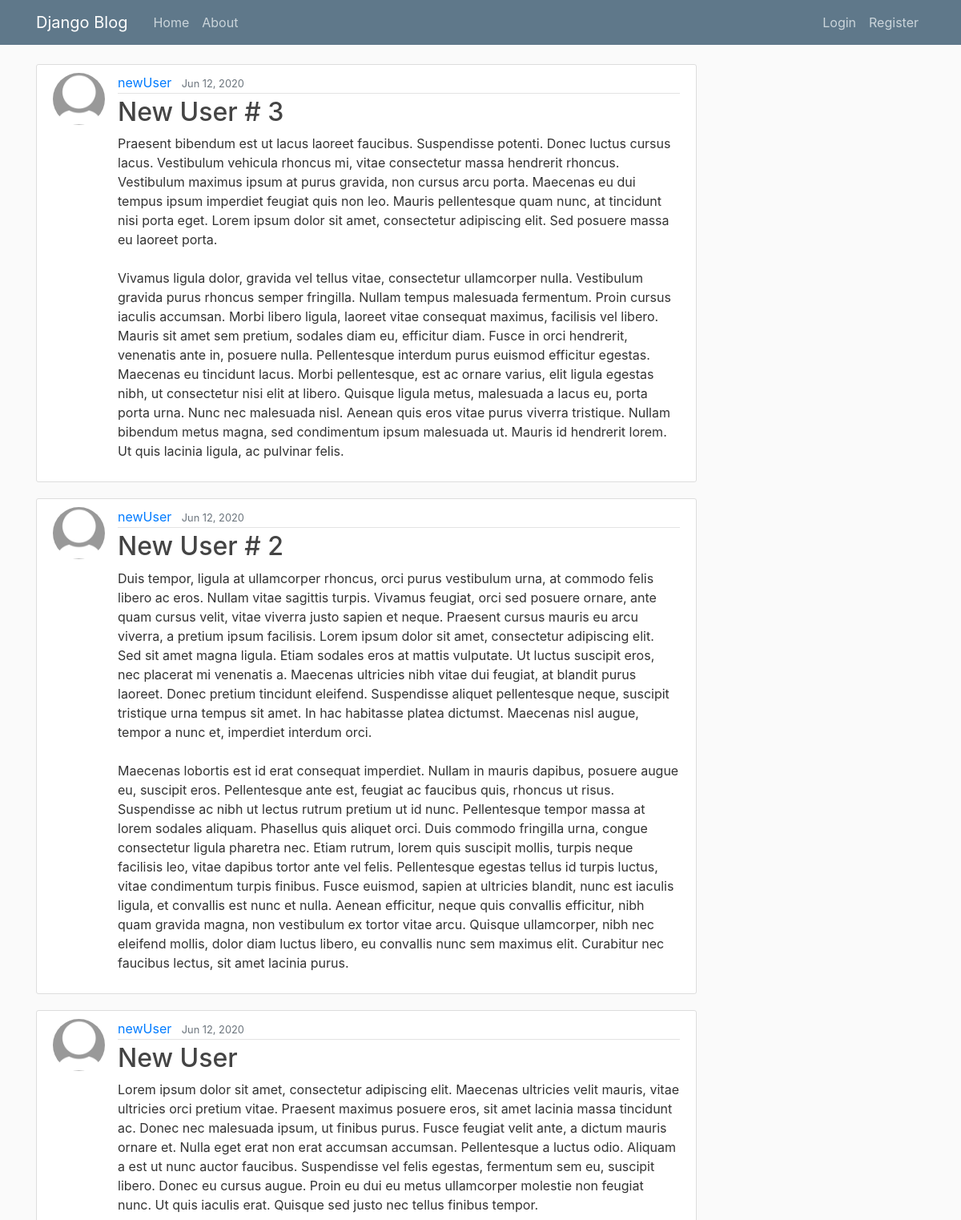
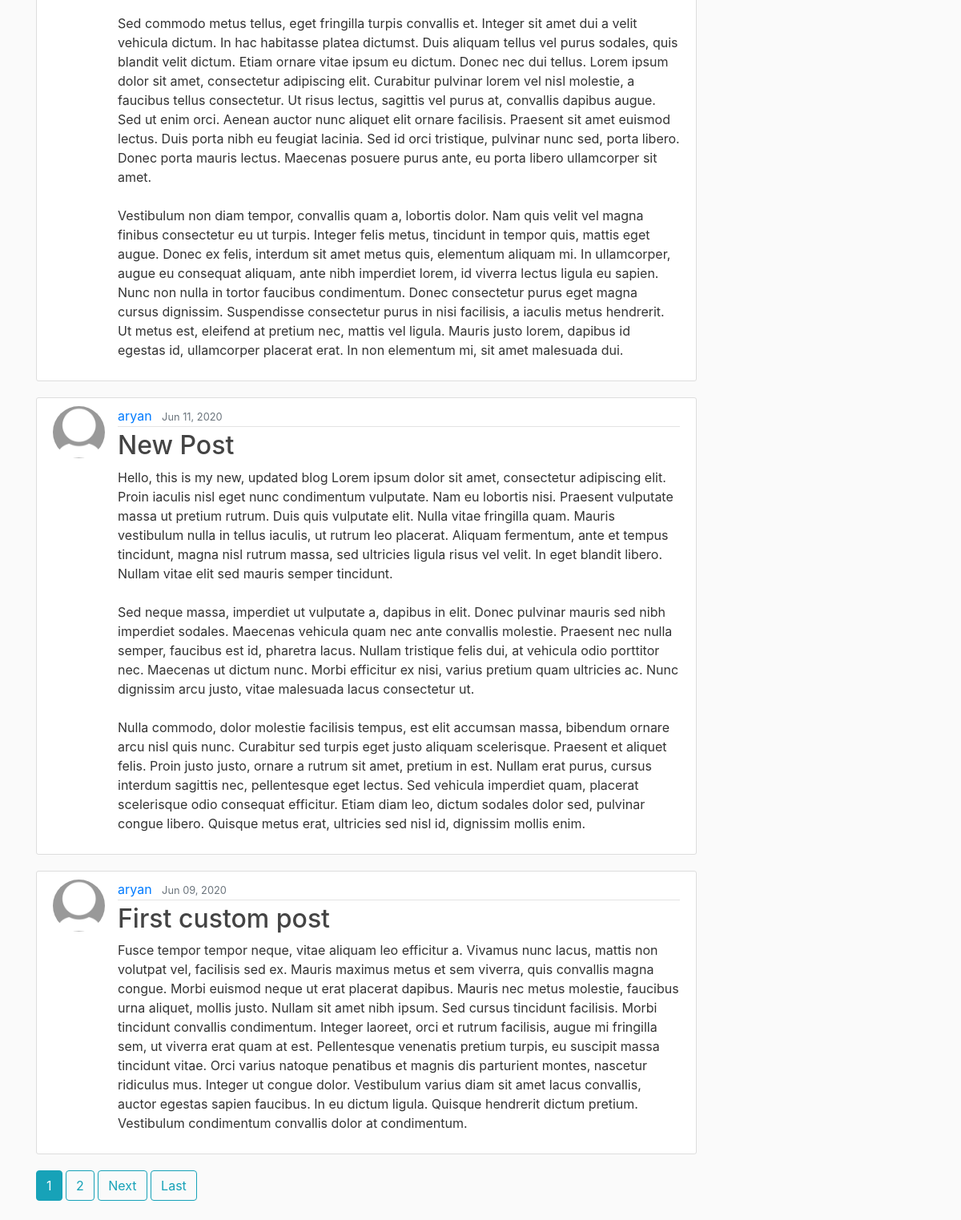
The page / on the database its author committed (2 pictures, top to bottom).
### blog/models.py (models this page shows, shortened)
class Post(models.Model):
    title = models.CharField(max_length=100)
    content = models.TextField()
    date_posted = models.DateTimeField(default=timezone.now)
    author = models.ForeignKey(User, on_delete=models.CASCADE)
    '''def get_absolute_url(self):
                    return reverse('post-detail', kwargs={'pk': self.pk})'''

### users/models.py (models this page shows, shortened)
class Profile(models.Model):
    user = models.OneToOneField(User, on_delete=models.CASCADE)
    image = models.ImageField(default='default.jpg', upload_to='profile_pics')

### blog/views.py (the view)
# urls.py: path('', PostListView.as_view(), name='blog-home'),
class PostListView(ListView):
    model = Post  # what model we want to query for the list
    template_name = 'blog/home.html'  # changing default template to one we alr. made
    context_object_name = 'posts'  # posts is the name we give to the objects queried from model=Post
    ordering = ['-date_posted']
    paginate_by = 5

### blog/templates/blog/home.html (shortened to what this page needs)
{% extends 'blog/base.html' %}
{% block content %}
    {% for post in posts %}
        <article class="media content-section">
          <img class='rounded-circle article-img'src="{{ post.author.profile.image.url }}" >
          <div class="media-body">
            <div class="article-metadata">
              <a class="mr-2" href="{% url 'user-posts' post.author.username %}">{{ post.author }}</a>
              <small class="text-muted">{{ post.date_posted|date:"M d, Y" }}</small>
            </div>
            <h2><a class="article-title" href="{% url 'post-detail' post.id %}">{{ post.title }}</a></h2>
            <p class="article-content">{{ post.content }}</p>
          </div>
        </article>
    {% endfor %}
    {% if is_paginated  %}
      {% for num in page_obj.paginator.page_range %}
        {% if page_obj.number == num %}
          <a class="btn btn-info mb-4" href="?page={{ num }}">{{ num }}</a>
        {% elif num > page_obj.number|add:'-3' and  num < page_obj.number|add:'3'%}
          <a class="btn btn-outline-info mb-4" href="?page={{ num }}">{{ num }}</a>
        {% endif %}
      {% endfor %}
      {% if page_obj.has_next %}
        <a class="btn btn-outline-info mb-4" href="?page={{ page_obj.next_page_number}}">Next</a>
        <a class="btn btn-outline-info mb-4" href="?page={{ page_obj.paginator.num_pages }}">Last</a>
      {% endif %}
    {% endif %}
{% endblock content%}

### blog/static/blog/main.css (style rules this page uses)
body { background: #fafafa; color: #333333; margin-top: 5rem; }
h1, h2, h3, h4, h5, h6 { color: #444444; }
.content-section { background: #ffffff; padding: 10px 20px; border: 1px solid #dddddd; border-radius: 3px; margin-bottom: 20px; }
.article-title { color: #444444; }
.article-content { white-space: pre-line; }
.article-img { height: 65px; width: 65px; margin-right: 16px; }
.article-metadata { padding-bottom: 1px; margin-bottom: 4px; border-bottom: 1px solid #e3e3e3 }

### rows shown on the page
Post: author.profile.image (placeholder picture), author "newUser", date_posted "Jun 12, 2020", title "New User # 3", content "Praesent bibendum est ut lacus laoreet faucibus. Suspendisse potenti. Donec luctus cursus lacus. Vestibulum vehicula rhoncus mi, vitae consectetur massa hendrerit rhoncus. Vestibulum maximus ipsum at purus gravida, non cursus arcu porta. Maecenas eu dui tempus ipsum imperdiet feugiat quis non leo. Mauris pellentesque quam nunc, at tincidunt nisi porta eget. Lorem ipsum dolor sit amet, consectetur adipiscing elit. Sed posuere massa eu laoreet porta. Vivamus ligula dolor, gravida vel tellus vitae, consectetur ullamcorper nulla. Vestibulum gravida purus rhoncus semper fringilla. Nullam tempus malesuada fermentum. Proin cursus iaculis accumsan. Morbi libero ligula, laoreet vitae consequat…"
Post: author.profile.image (placeholder picture), author "newUser", date_posted "Jun 12, 2020", title "New User # 2", content "Duis tempor, ligula at ullamcorper rhoncus, orci purus vestibulum urna, at commodo felis libero ac eros. Nullam vitae sagittis turpis. Vivamus feugiat, orci sed posuere ornare, ante quam cursus velit, vitae viverra justo sapien et neque. Praesent cursus mauris eu arcu viverra, a pretium ipsum facilisis. Lorem ipsum dolor sit amet, consectetur adipiscing elit. Sed sit amet magna ligula. Etiam sodales eros at mattis vulputate. Ut luctus suscipit eros, nec placerat mi venenatis a. Maecenas ultricies nibh vitae dui feugiat, at blandit purus laoreet. Donec pretium tincidunt eleifend. Suspendisse aliquet pellentesque neque, suscipit tristique urna tempus sit amet. In hac habitasse platea…"
Post: author.profile.image (placeholder picture), author "newUser", date_posted "Jun 12, 2020", title "New User", content "Lorem ipsum dolor sit amet, consectetur adipiscing elit. Maecenas ultricies velit mauris, vitae ultricies orci pretium vitae. Praesent maximus posuere eros, sit amet lacinia massa tincidunt ac. Donec nec malesuada ipsum, ut finibus purus. Fusce feugiat velit ante, a dictum mauris ornare et. Nulla eget erat non erat accumsan accumsan. Pellentesque a luctus odio. Aliquam a est ut nunc auctor faucibus. Suspendisse vel felis egestas, fermentum sem eu, suscipit libero. Donec eu cursus augue. Proin eu dui eu metus ullamcorper molestie non feugiat nunc. Ut quis iaculis erat. Quisque sed justo nec tellus finibus tempor. Sed commodo metus tellus, eget fringilla turpis convallis et. Integer sit amet…"
Post: author.profile.image (placeholder picture), author "aryan", date_posted "Jun 11, 2020", title "New Post", content "Hello, this is my new, updated blog Lorem ipsum dolor sit amet, consectetur adipiscing elit. Proin iaculis nisl eget nunc condimentum vulputate. Nam eu lobortis nisi. Praesent vulputate massa ut pretium rutrum. Duis quis vulputate elit. Nulla vitae fringilla quam. Mauris vestibulum nulla in tellus iaculis, ut rutrum leo placerat. Aliquam fermentum, ante et tempus tincidunt, magna nisl rutrum massa, sed ultricies ligula risus vel velit. In eget blandit libero. Nullam vitae elit sed mauris semper tincidunt. Sed neque massa, imperdiet ut vulputate a, dapibus in elit. Donec pulvinar mauris sed nibh imperdiet sodales. Maecenas vehicula quam nec ante convallis molestie. Praesent nec nulla semper,…"
Post: author.profile.image (placeholder picture), author "aryan", date_posted "Jun 09, 2020", title "First custom post", content "Fusce tempor tempor neque, vitae aliquam leo efficitur a. Vivamus nunc lacus, mattis non volutpat vel, facilisis sed ex. Mauris maximus metus et sem viverra, quis convallis magna congue. Morbi euismod neque ut erat placerat dapibus. Mauris nec metus molestie, faucibus urna aliquet, mollis justo. Nullam sit amet nibh ipsum. Sed cursus tincidunt facilisis. Morbi tincidunt convallis condimentum. Integer laoreet, orci et rutrum facilisis, augue mi fringilla sem, ut viverra erat quam at est. Pellentesque venenatis pretium turpis, eu suscipit massa tincidunt vitae. Orci varius natoque penatibus et magnis dis parturient montes, nascetur ridiculus mus. Integer ut congue dolor. Vestibulum varius…"

### other values the page prints
{{ num }} "1"
{{ num }} "2"
